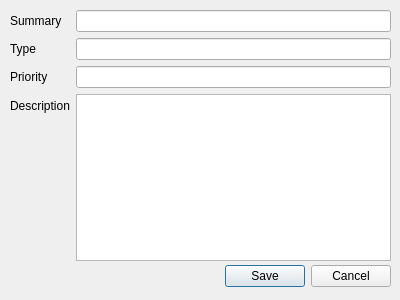
<?xml version="1.0" encoding="UTF-8"?>
<ui version="4.0">
 <class>AddDialog</class>
 <widget class="QDialog" name="AddDialog">
  <property name="geometry">
   <rect>
    <x>0</x>
    <y>0</y>
    <width>400</width>
    <height>300</height>
   </rect>
  </property>
  <property name="windowTitle">
   <string>Add Issue</string>
  </property>
  <property name="modal">
   <bool>true</bool>
  </property>
  <widget class="QDialogButtonBox" name="buttonBox">
   <property name="geometry">
    <rect>
     <x>10</x>
     <y>260</y>
     <width>381</width>
     <height>32</height>
    </rect>
   </property>
   <property name="orientation">
    <enum>Qt::Horizontal</enum>
   </property>
   <property name="standardButtons">
    <set>QDialogButtonBox::Cancel|QDialogButtonBox::Save</set>
   </property>
  </widget>
  <widget class="QWidget" name="formLayoutWidget">
   <property name="geometry">
    <rect>
     <x>10</x>
     <y>10</y>
     <width>381</width>
     <height>251</height>
    </rect>
   </property>
   <layout class="QFormLayout" name="formLayout">
    <property name="fieldGrowthPolicy">
     <enum>QFormLayout::AllNonFixedFieldsGrow</enum>
    </property>
    <item row="0" column="0">
     <widget class="QLabel" name="summaryLabel">
      <property name="text">
       <string>Summary</string>
      </property>
     </widget>
    </item>
    <item row="0" column="1">
     <widget class="QLineEdit" name="summaryLineEdit"/>
    </item>
    <item row="1" column="0">
     <widget class="QLabel" name="typeLabel">
      <property name="text">
       <string>Type</string>
      </property>
     </widget>
    </item>
    <item row="1" column="1">
     <widget class="QLineEdit" name="typeLineEdit"/>
    </item>
    <item row="3" column="0">
     <widget class="QLabel" name="descriptionLabel">
      <property name="text">
       <string>Description</string>
      </property>
     </widget>
    </item>
    <item row="3" column="1">
     <widget class="QPlainTextEdit" name="plainTextEdit"/>
    </item>
    <item row="2" column="0">
     <widget class="QLabel" name="priorityLabel">
      <property name="text">
       <string>Priority</string>
      </property>
     </widget>
    </item>
    <item row="2" column="1">
     <widget class="QLineEdit" name="priorityLineEdit"/>
    </item>
   </layout>
  </widget>
 </widget>
 <resources/>
 <connections>
  <connection>
   <sender>buttonBox</sender>
   <signal>accepted()</signal>
   <receiver>AddDialog</receiver>
   <slot>accept()</slot>
   <hints>
    <hint type="sourcelabel">
     <x>248</x>
     <y>254</y>
    </hint>
    <hint type="destinationlabel">
     <x>157</x>
     <y>274</y>
    </hint>
   </hints>
  </connection>
  <connection>
   <sender>buttonBox</sender>
   <signal>rejected()</signal>
   <receiver>AddDialog</receiver>
   <slot>reject()</slot>
   <hints>
    <hint type="sourcelabel">
     <x>316</x>
     <y>260</y>
    </hint>
    <hint type="destinationlabel">
     <x>286</x>
     <y>274</y>
    </hint>
   </hints>
  </connection>
 </connections>
</ui>
